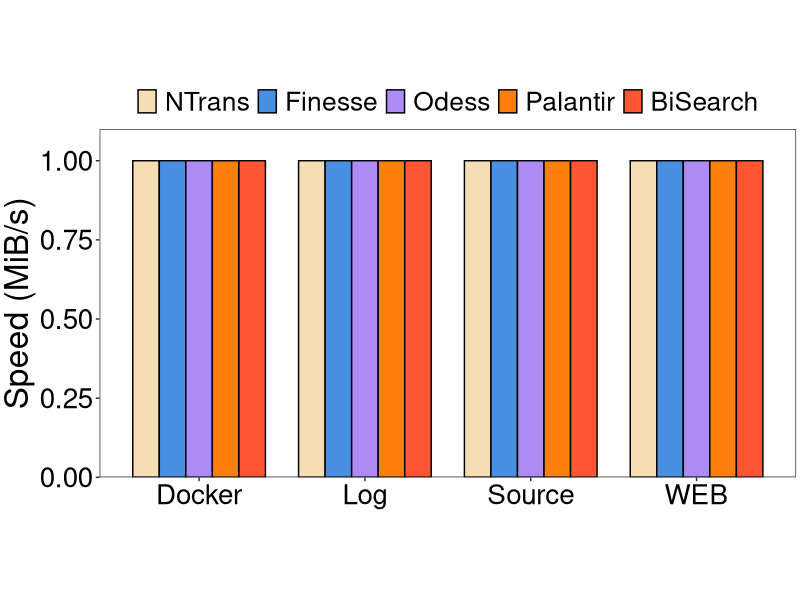
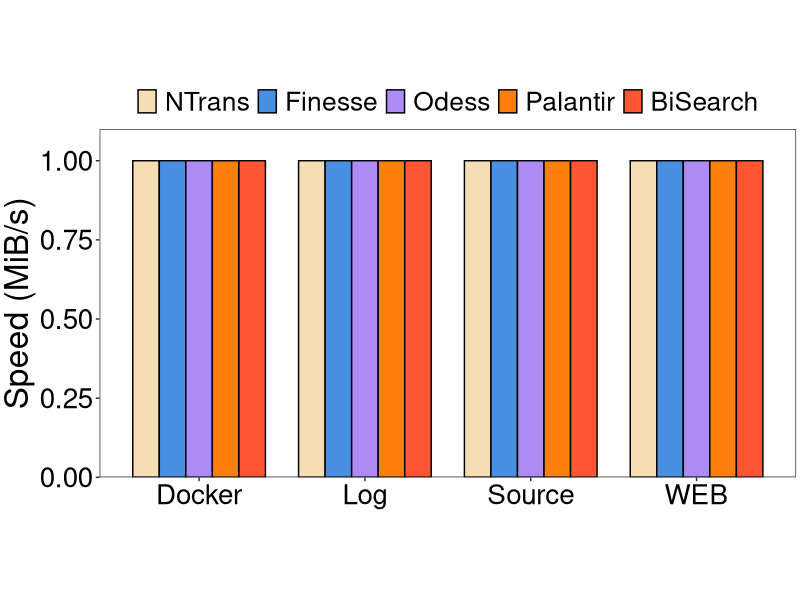

Recreate these plots in R, in order.
library(ggplot2)
setwd(dirname(rstudioapi::getActiveDocumentContext()$path))
# 定义数据
heights <- c(1, 1, 1,1, 1, 1, 1, 1,1, 1,1, 1, 1,1, 1, 1, 1, 1,1, 1)

# 创建数据框
df1 <- data.frame(
  group = rep(c('Source','WEB', 'Docker','Log'), each = 5),
  category = factor(rep(c('NTrans', 'Finesse', 'Odess', 'Palantir','BiSearch'), times = 4),
                    levels = c('NTrans', 'Finesse', 'Odess', 'Palantir','BiSearch')),
  height = heights
)

max_height <- max(df1$height)

# 创建柱状图
p1 <- ggplot(df1, aes(x = group, y = height, fill = category)) + 
  geom_bar(stat = 'identity', position = position_dodge(width = 0.8), 
           colour = "black", width = 0.8) + 
  scale_fill_manual(values = c("#f5deb3", "#4a90e2", "#ac8cf4", "#ff7f0e","#FF5733")) +
  labs(y = 'Speed (MiB/s)') +
  scale_y_continuous(
    limits = c(0, max_height),
    expand = expansion(mult = c(0, 0.1))
  ) +
  theme_bw() +
  theme(
    plot.title = element_text(hjust = 0.5, size = 24, face = "bold"),
    plot.margin = unit(c(0.1, 0.1, 0.1, 0.1), "cm"),
    axis.title.x = element_text(size = 26),
    axis.title.y = element_text(size = 24),
    axis.text = element_text(size = 20, color = "black"),
    aspect.ratio = 0.5,
    panel.grid.major = element_blank(), 
    panel.grid.minor = element_blank(),
    legend.position = "top",
    legend.direction = "horizontal",
    legend.text = element_text(size = 19),
    legend.key.height = unit(1.0, "line"),
    legend.key.width = unit(1.0, "line"),
    legend.margin = margin(t = 0, unit = 'cm'),
    legend.title = element_blank()
  ) +
  theme(axis.title.x = element_blank())

ggsave('../plot/6-SCS.pdf', plot = p1, width = 10, height = 5)
print(p1)
